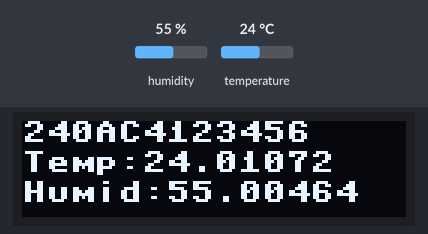
Bench run of a program on a simulated ESP32 board running MicroPython. Parts: 128×32 one-colour display. The inputs (shaded band) are chosen by the test bench; at power-on: humidity 55 %, temperature 24 °C. WiFi joins after 1.5 s; web requests get an empty 200 reply after 0.4 s; library files of the repository ran but are not shown: ssd1306.py; what the program prints to the serial console is not drawn.

Above: at 0.3 s.

The program:

HTU21D_Oled12832_to_Clouding.py
```python
# 這段 MicroPython 程式碼主要用於從 HTU21D 溫濕度感測器讀取數據，
# 並將這些數據顯示在 SSD1306 OLED 顯示模組上。
# 程式碼中使用 SoftI2C 與感測器和 OLED 顯示模組進行通訊。
# 這段程式碼反覆執行，
# 讀取 HTU21D 溫濕度感測器的數據，
# 並將溫度和濕度資訊顯示在 SSD1306 OLED 顯示模組上，
# 並在控制台輸出這些數據。
# 同時，在顯示溫度和濕度之前，
# 程式碼會清除 OLED 的畫面，
# 以確保顯示的數據是最新的。

# 匯入必要的模組，包括 HTU21D、SSD1306 OLED 顯示模組、機器控制和時間管理模組
import network  # 匯入網路相關的功能模組
import urequests as requests  # 匯入 HTTP 請求功能模組
import time  # 匯入時間相關功能模組
# 匯入使用者自訂函式庫
from HTU21D import HTU21D  # HTU21D 溫濕度感測器
from myLib import *  # 使用者自訂函式庫
import ssd1306  # SSD1306 OLED 顯示模組
from machine import Pin, SoftI2C  # 進行 GPIO 操作和 SoftI2C 通訊
import utime  # 提供時間延遲功能

# 建立 WLAN 物件，使用 STA_IF 代表客戶端模式
wlan = network.WLAN(network.STA_IF)

# 啟用 WLAN 功能
wlan.active(True)

# 設定 SSID 和密碼
ssidstr = "NCNUIOT"
ssidpwd = "12345678"

# 嘗試連接到無線網路，使用 SSID 和密碼
status = wlan.connect(ssidstr, ssidpwd)

# 定義一個目標網址
urlstr = "http://iot.arduino.org.tw:8888/bigdata/dhtdata/dhDatatadd.php?MAC=%s&T=%3.1f&H=%3.1f"

# 打印連接狀態
print(status)

# 檢查是否成功連接到無線網路
if wlan.isconnected():
    # 打印網路配置資訊
    print(wlan.ifconfig())
    print("IP:", wlan.ifconfig()[0])  # 打印 IP 地址
    print("MASK:", wlan.ifconfig()[1])  # 打印子網路遮罩
    print("GateWay:", wlan.ifconfig()[2])  # 打印網關地址
    print("DNS:", wlan.ifconfig()[3])  # 打印 DNS 伺服器地址

# 初始化 SoftI2C 通訊，指定 SCL 和 SDA 的 GPIO 腳位，以及通訊頻率
i2c = SoftI2C(scl=Pin(22), sda=Pin(21), freq=100_000)

# 初始化 SSD1306 OLED 顯示模組，解析度為 128x32，並使用 I2C 通訊
display = ssd1306.SSD1306_I2C(128, 32, i2c)
macstr = GetMAC()  # 取得 MAC 地址（假設 GetMAC() 函式從某個地方取得 MAC 地址）

# 清除 OLED 顯示模組的畫面
display.fill(0)  # 用黑色填充整個畫面
display.show()  # 更新 OLED 顯示模組

# 在 OLED 上顯示 MAC 地址
display.text(macstr, 0, 0, 1)  # 在位置 (0, 0) 顯示 MAC 地址

# 初始化 HTU21D 溫濕度感測器，使用 SoftI2C 通訊
lectura = HTU21D(22, 21)

# 進入無窮迴圈，定期讀取並顯示溫濕度資訊
while True:
    # 讀取溫濕度感測器數據
    hum = lectura.humidity  # 取得濕度
    temp = lectura.temperature  # 取得溫度

    # 在控制台顯示溫濕度資訊
    print('Humedad:', hum)  # 輸出濕度
    print('Temperatura:', temp)  # 輸出溫度

    # 清除 OLED 顯示模組的畫面
    display.fill(0)  # 用黑色填充整個畫面

    # 在 OLED 上顯示 MAC 地址
    display.text(macstr, 0, 0, 1)  # 在位置 (0, 0) 顯示 MAC 地址

    # 在 OLED 上顯示溫度和濕度資訊
    display.text('Temp:' + str(temp), 0, 10, 1)  # 在位置 (0, 10) 顯示溫度
    display.text('Humid:' + str(hum), 0, 20, 1)  # 在位置 (0, 20) 顯示濕度

    # 更新 OLED 顯示模組的內容，將新的資訊顯示出來
    display.show()

    # RESTFul API，用 HTTP GET 送資料
    # 檢查無線網路是否已成功連接
    if wlan.isconnected():
        # 發送 HTTP GET 請求
        urlstr2 = urlstr % (macstr, temp, hum)  # 轉換變數內容到 HTTP GET 的 URL 字串
        res = requests.get(urlstr2)  # 發送 HTTP GET 請求並取得回應

        # 打印從目標網址獲取的回應內容
        print("HTML is:", res.text)
    else:
        # 如果連接失敗，打印錯誤訊息
        print("Connect AP Fail")

    # 暫停 30 秒，然後再執行下一個迭代
    utime.sleep(30)
```

HTU21D.py
```python
# 這段 MicroPython 程式碼定義了一個 HTU21D 溫濕度感測器的類別，
# 提供了測量溫度和濕度的功能。
# 這個程式碼使用 I2C 通訊與 HTU21D 感測器交互，
# 以獲取溫度和濕度數據。
# 它包括數據的 CRC 校驗，
# 以確保數據的完整性，
# 並提供相關方法來進行測量和獲取溫度、濕度值


from machine import I2C, Pin  # 匯入 MicroPython 的 I2C 和 Pin 套件
import time  # 匯入時間相關功能

class HTU21D(object):
    # 常數定義
    ADDRESS = 0x40  # HTU21D 感測器的 I2C 地址
    ISSUE_TEMP_ADDRESS = 0xE3  # 溫度測量指令地址
    ISSUE_HU_ADDRESS = 0xE5  # 濕度測量指令地址

    def __init__(self, scl, sda):
        """初始化 HTU21D 類別
        參數:
            scl (int): 連接到 I2C 的 SCL 腳位編號
            sda (int): 連接到 I2C 的 SDA 腳位編號
        """
        self.i2c = I2C(scl=Pin(scl), sda=Pin(sda), freq=100000)  # 初始化 I2C 通訊

    def _crc_check(self, value):
        """檢查數據的 CRC (循環冗餘校驗)
        備註:
            從 sparkfun/HTU21D_Breakout 的 GitHub 借鑑
        參數:
            value (bytearray): 要檢查的數據
        返回:
            True 表示有效，False 表示無效
        """
        # 初始化 CRC 計算
        remainder = ((value[0] << 8) + value[1]) << 8  # 計算餘數
        remainder |= value[2]  # 合併剩餘部分
        divsor = 0x988000  # CRC 多項式

        # 進行 16 次循環
        for i in range(0, 16):
            if remainder & (1 << (23 - i)):  # 如果特定位被設置
                remainder ^= divsor  # 與多項式進行 XOR
            divsor >>= 1  # 將多項式右移

        # 如果剩餘為零，則校驗通過
        return remainder == 0

    def _issue_measurement(self, write_address):
        """發出測量指令
        參數:
            write_address (int): 寫入的地址
        返回:
            測量到的原始數據
        """
        # 啟動 I2C 通訊
        self.i2c.start()
        self.i2c.writeto_mem(int(self.ADDRESS), int(write_address), '')  # 發送指令
        self.i2c.stop()  # 停止 I2C 通訊
        time.sleep_ms(50)  # 等待 50 毫秒
        data = bytearray(3)  # 初始化數據
        self.i2c.readfrom_into(self.ADDRESS, data)  # 讀取感測器的數據
        # 檢查數據的 CRC 是否有效
        if not self._crc_check(data):
            raise ValueError()  # 如果無效，則引發錯誤
        raw = (data[0] << 8) + data[1]  # 合併數據
        raw &= 0xFFFC  # 清除無用的位
        return raw

    @property
    def temperature(self):
        """計算溫度"""
        raw = self._issue_measurement(self.ISSUE_TEMP_ADDRESS)  # 發送溫度測量指令
        # 計算溫度值
        return -46.85 + (175.72 * raw / 65536)

    @property
    def humidity(self):
        """計算濕度"""
        raw = self._issue_measurement(self.ISSUE_HU_ADDRESS)  # 發送濕度測量指令
        # 計算濕度值
        return -6 + (125.0 * raw / 65536)

    def test(self):
        """測試函數，打印訊息"""
        print("Test Self")  # 輸出訊息
```

myLib.py
```python
# 這段 MicroPython 程式碼包含了三個函數，
# 用於獲取裝置的 MAC 位址。以下是這些函數的詳細註解：
# 這些函數主要用於 MicroPython 上的裝置，
# 使用網路功能來獲取該裝置的 MAC 位址。這對於識別裝置、
# 進行網路相關操作等用途非常有用。
# 每個函數的主要區別在於返回的 MAC 位址格式，
# 其中 GetMAC2 使用空格分隔，
# GetMACn 則可以自訂分隔符。


import network  # 匯入網路功能套件
import ubinascii  # 用於特殊數字轉16進位和轉換為字串的套件
import socket  # 用於網路通訊的套件

def GetMAC():
    """取得裝置的 MAC 位址"""
    wlan = network.WLAN(network.STA_IF)  # 初始化 WLAN 物件，以正常上網模式 (STA_IF)
    wlan.active(True)  # 啟動 WLAN
    mac = ubinascii.hexlify(network.WLAN().config('mac')).decode()  # 取得網卡的 MAC 位址，並將其轉換為十六進制字串
    # 這個過程通過 ubinascii.hexlify 轉換為十六進制，再用 decode() 將位元組轉換為字串
    return mac.upper()  # 回傳大寫格式的 MAC 位址

def GetMAC2():
    """取得裝置的 MAC 位址，帶有空格分隔"""
    wlan = network.WLAN(network.STA_IF)  # 初始化 WLAN 物件，以正常上網模式 (STA_IF)
    wlan.active(True)  # 啟動 WLAN
    mac = ubinascii.hexlify(network.WLAN().config('mac'), " ").decode()  # 取得 MAC 位址，並將其轉換為十六進制，帶空格分隔
    return mac.upper()  # 回傳大寫格式的 MAC 位址

def GetMACn(sepc):
    """取得裝置的 MAC 位址，使用指定的分隔符"""
    wlan = network.WLAN(network.STA_IF)  # 初始化 WLAN 物件，以正常上網模式 (STA_IF)
    wlan.active(True)  # 啟動 WLAN
    mac = ubinascii.hexlify(network.WLAN().config('mac'), sepc).decode()  # 取得 MAC 位址，並使用指定的分隔符
    # ubinascii.hexlify(目標位元組, 分隔符).decode() 用來將 MAC 位址轉換為十六進制字串
    return mac.upper()  # 回傳大寫格式的 MAC 位址
```
